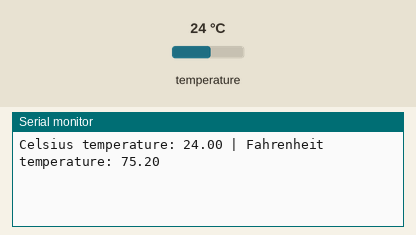
Bench run of a sketch on a simulated Arduino Uno, built with avr-gcc and run on an emulated ATmega328P. Parts: the last lines printed to the serial monitor. The inputs (shaded band) are chosen by the test bench; at power-on: temperature 24 °C.

Above: at 1.5 s.
1.6 s: temperature set to 12 °C
At 5.0 s:
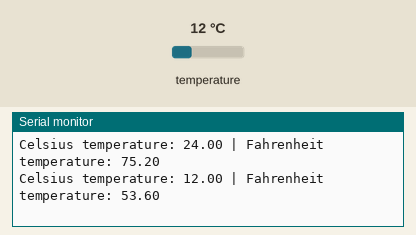
5.2 s: temperature set to 19 °C
At 9.1 s:
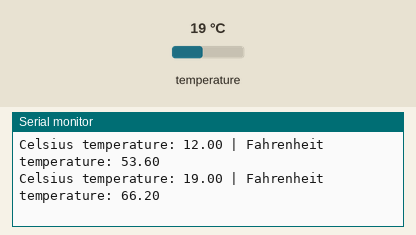
Timing chart, 0 to 10.6 s (numbered marks = the images above; inputs shaded):
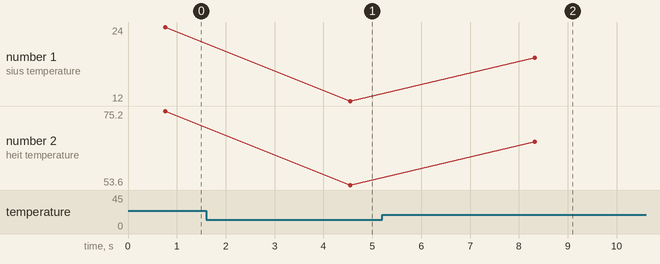

Measured:
- after the input at 1.6 s, the serial monitor: prints a new line after 2.9 s (image 1)
- after the input at 5.2 s, the serial monitor: prints a new line after 3.1 s (image 2)
- plotted number 1: 24 → 12 after the input at 1.6 s, 12 → 19 after the input at 5.2 s
- plotted number 2: 75.2 → 53.6 after the input at 1.6 s, 53.6 → 66.2 after the input at 5.2 s

The sketch:

temperature-sensor.ino
```cpp
#define SENSOR_PIN 1

#include <OneWire.h>
#include <DallasTemperature.h>
OneWire oneWire(SENSOR_PIN);
DallasTemperature tempSensor(&oneWire);

void setup() {

  Serial.begin(9600);
  tempSensor.begin();

}

void loop() {

  tempSensor.requestTemperatures();

  Serial.print("Celsius temperature: ");
  Serial.print(tempSensor.getTempCByIndex(0));

  Serial.print(" | Fahrenheit temperature: ");
  Serial.println(tempSensor.getTempFByIndex(0));

  delay(3000);

}
```
